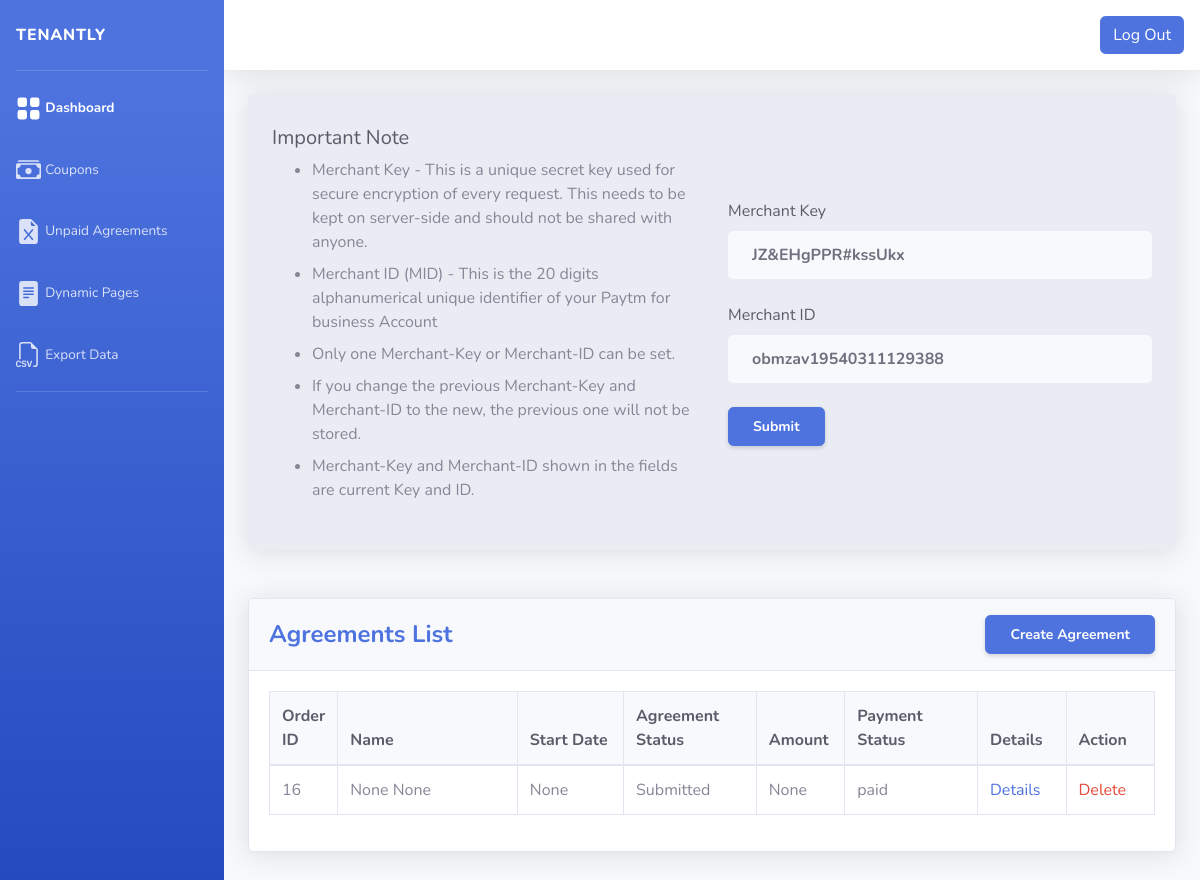
The page /admin_panal/ (signed in) on the database its author committed.
### orders/models.py (models this page shows)
class paytm_auth (models.Model):
    MERCHANT_KEY = models.CharField(max_length=100,blank=True,null=True)
    MERCHANT_ID = models.CharField(max_length=100,blank=True,null=True)

class Agreement_Orders(models.Model):
    user_name = models.CharField(max_length=30,blank=True,null=True)
    user_id = models.CharField(max_length=30,blank=True,null=True)
    first_name = models.CharField(max_length=30,blank=True,null=True)
    last_name = models.CharField(max_length=30,blank=True,null=True)
    status = models.CharField(max_length=30,blank=True,null=True, default="Submitted")
    package_type = models.CharField(max_length=30,blank=True,null=True, default="Rental Agreement")
    agreement_duration= models.CharField(max_length=30,blank=True,null=True)
    agreement_start_date = models.CharField(max_length=30,blank=True,null=True)
    monthly_rent_amount = models.CharField(max_length=30,blank=True,null=True)
    refundable_deposit_amount = models.CharField(max_length=30,blank=True,null=True)
    contact_number = models.CharField(max_length=30,blank=True,null=True)
    user_type = models.CharField(max_length=30, blank=True, null=True)
    property_type = models.CharField(max_length=30,blank=True,null=True)
    property_house_number = models.CharField(max_length=30,blank=True,null=True)
    property_building_name = models.CharField(max_length=30,blank=True,null=True)
    property_locality = models.CharField(max_length=30,blank=True,null=True)
    property_bedrooms = models.CharField(max_length=30,blank=True,null=True)
    property_bathrooms = models.CharField(max_length=30,blank=True,null=True)
    property_road_street = models.CharField(max_length=30,blank=True,null=True)
    property_pincode = models.CharField(max_length=30,blank=True,null=True)
    property_district = models.CharField(max_length=30,blank=True,null=True)
    property_number_type = models.CharField(max_length=30,blank=True,null=True)
    property_number = models.CharField(max_length=30,blank=True,null=True)
    property_bluiltup_area = models.CharField(max_length=30,blank=True,null=True)
    property_bluiltup_area_unit = models.CharField(max_length=30,blank=True,null=True)
    property_use = models.CharField(max_length=30,blank=True,null=True)
    property_gallary_area = models.CharField(max_length=30,blank=True,null=True)
    property_gallary_area_unit= models.CharField(max_length=30,blank=True,null=True)
    property_parking_area = models.CharField(max_length=30,blank=True,null=True)
    property_parking_area_unit = models.CharField(max_length=30,blank=True,null=True)
    landlord_party_entity_type = models.CharField(max_length=30,blank=True,null=True)
    landlord_party_type = models.CharField(max_length=30,blank=True,null=True)
    landlord_first_name = models.CharField(max_length=30,blank=True,null=True)
    landlord_middle_name = models.CharField(max_length=30,blank=True,null=True)
    landlord_last_name = models.CharField(max_length=30,blank=True,null=True)
    landlord_age = models.CharField(max_length=30,blank=True,null=True)
    landlord_gender = models.CharField(max_length=30,blank=True,null=True)
    landlord_occupation = models.CharField(max_length=30,blank=True,null=True)
    landlord_phone_number = models.CharField(max_length=30,blank=True,null=True)
    landlord_aadhar_number = models.CharField(max_length=30,blank=True,null=True)
    landlord_pan_number = models.CharField(max_length=30,blank=True,null=True)
    landlord_email = models.CharField(max_length=30,blank=True,null=True)
    landlord_building_name = models.CharField(max_length=30,blank=True,null=True)
    landlord_flat_house_number = models.CharField(max_length=30,blank=True,null=True)
    landlord_floor_number = models.CharField(max_length=30,blank=True,null=True)
    landlord_road_street = models.CharField(max_length=30,blank=True,null=True)
    landlord_pincode = models.CharField(max_length=30,blank=True,null=True)
    landlord_city = models.CharField(max_length=30,blank=True,null=True)
    landlord_district = models.CharField(max_length=30,blank=True,null=True)
    landlord_state = models.CharField(max_length=30,blank=True,null=True)
    landlord_executing_through = models.CharField(max_length=30,blank=True,null=True)
    tenant_party_entity_type = models.CharField(max_length=30,blank=True,null=True)
    tenant_party_type = models.CharField(max_length=30,blank=True,null=True)
    tenant_first_name = models.CharField(max_length=30,blank=True,null=True)
    tenant_middle_name = models.CharField(max_length=30,blank=True,null=True)
    tenant_last_name = models.CharField(max_length=30,blank=True,null=True)
    tenant_age = models.CharField(max_length=30,blank=True,null=True)
    tenant_gender = models.CharField(max_length=30,blank=True,null=True)
    tenant_occupation = models.CharField(max_length=30,blank=True,null=True)
    tenant_phone_number = models.CharField(max_length=30,blank=True,null=True)
    tenant_aadhar_number = models.CharField(max_length=30,blank=True,null=True)
    tenant_pan_number = models.CharField(max_length=30,blank=True,null=True)
    tenant_email = models.CharField(max_length=30,blank=True,null=True)
    tenant_building_name = models.CharField(max_length=30,blank=True,null=True)
    tenant_flat_house_number = models.CharField(max_length=30,blank=True,null=True)
    tenant_floor_number = models.CharField(max_length=30,blank=True,null=True)
    tenant_road_street = models.CharField(max_length=30,blank=True,null=True)
    tenant_pincode = models.CharField(max_length=30,blank=True,null=True)
    tenant_city = models.CharField(max_length=30,blank=True,null=True)
    tenant_district = models.CharField(max_length=30,blank=True,null=True)
    tenant_state = models.CharField(max_length=30,blank=True,null=True)
    tenant_executing_through = models.CharField(max_length=30,blank=True,null=True)
    non_refundable_amount = models.CharField(max_length=30,blank=True,null=True)
    maintaiance_paid_by = models.CharField(max_length=30,blank=True,null=True)
    minimum_lockin_period = models.CharField(max_length=30,blank=True,null=True)
    notice_period = models.CharField(max_length=30,blank=True,null=True)
    stamp_and_registration_fee_paid_by = models.CharField(max_length=30,blank=True,null=True)
    miscellaneous = models.CharField(max_length=1000,blank=True,null=True)
    coupan = models.CharField(max_length=1000,blank=True,null=True, default="None")
    total_amount = models.CharField(max_length=30,blank=True,null=True, default="1000")
    payment_status = models.CharField(max_length=30,blank=True,null=True, default="unpaid")

### orders/views.py (the view)
# urls.py: path("admin_panal/",views.admin_panal,name='admin_panal'),
@staff_member_required
def admin_panal (request):
    paidAgreements = Agreement_Orders.objects.all().filter(payment_status="paid").order_by('-id')
    unpaidAgreements = Agreement_Orders.objects.all().filter(payment_status="unpaid").order_by('-id')
    data = paytm_auth.objects.get(id=1)
    merchant_key = data.MERCHANT_KEY
    merchant_id = data.MERCHANT_ID
    return render (request,"adminpanel.html", {"paidAgreements": paidAgreements, "unpaidAgreements":unpaidAgreements, "merchant_key": merchant_key, "merchant_id" : merchant_id})

### templates/adminpanel.html (shortened to what this page needs)
{% load static %}
<!DOCTYPE html>
<html lang="en">
<head>
    <link href="{% static 'vendor/fontawesome-free/css/all.min.css" rel="stylesheet" type="text/css' %}">
    <link href="{% static 'css/sb-admin-2.min.css' %}" rel="stylesheet">
    <link href="{% static 'vendor/datatables/dataTables.bootstrap4.min.css' %}" rel="stylesheet">
</head>
<body id="page-top">
    <div id="wrapper">
        <ul class="d-none d-sm-block navbar-nav bg-gradient-primary sidebar sidebar-dark accordion" id="accordionSidebar">
            <a href="" class="sidebar-brand d-flex align-items-center">
                <div class="sidebar-brand-text">Tenantly</div>
            </a>
            <hr class="sidebar-divider my-0 mb-2">
            <li class="nav-item my-1 active">
                <a class="nav-link link-1" style="cursor: pointer;">
                    <span class="mt-1">Dashboard</span></a>
            </li>
            <li class="nav-item my-1">
                <a class="nav-link link-5" style="cursor: pointer;">
                    <span class="mt-1">Coupons</span></a>
            </li>
            <li class="nav-item my-1">
                <a class="nav-link link-2" style="cursor: pointer;">
                    <span class="mt-1">Unpaid Agreements</span></a>
            </li>
            <li class="nav-item my-1">
                <a class="nav-link link-3" style="cursor: pointer;">
                    <span class="mt-1">Dynamic Pages</span></a>
            </li>
            <li class="nav-item my-1">
                <a class="nav-link link-4" style="cursor: pointer;" href="/getfile">
                    <span class="mt-1">Export Data</span></a>
            </li>
            <hr class="sidebar-divider d-none d-md-block mt-2">
        </ul>
        <div id="content-wrapper" class="d-flex flex-column position-relative">
            <div id="content" style="position: relative;">
                <nav class="navbar navbar-expand navbar-light bg-white topbar mb-4 static-top shadow d-flex align-items-center justify-content-between">
                    <ul class="navbar-nav ml-auto">
                        <li class="nav-item dropdown no-arrow">
                            <a href="/logout">
                                <button class="btn btn-primary">
                                    Log Out
                                </button>
                            </a>
                        </li>
                    </ul>
                </nav>
                <div class="page container-fluid main">
                    <div class="my-3 shadow bg-gray-200 px-2 py-3 rounded-lg d-lg-flex align-items-center justify-content-between d-block">
                        <div class="w-lg-50 w-100 p-lg-3 p-1">
                            <h5 class="fw-bold text-dark">Important Note</h5>
                            <ul>
                                <li class="mb-2">Merchant Key - This is a unique secret key used for secure encryption of every request. This needs to be kept on server-side and should not be shared with anyone.</li>
                                <li class="mb-2">Merchant ID (MID) - This is the 20 digits alphanumerical unique identifier of your Paytm for business Account</li>
                                <li class="mb-2">Only one Merchant-Key or Merchant-ID can be set.</li>
                                <li class="mb-2">If you change the previous Merchant-Key and Merchant-ID to the new, the previous one will not be stored.</li>
                                <li class="mb-2">Merchant-Key and Merchant-ID shown in the fields are current Key and ID.</li>
                            </ul>
                        </div>
                        <div id="merchant-info-form" class=" mt-lg-0 mt-2 w-lg-50 w-100 p-lg-3 p-1">
                            <div id="merchant-form" class="w-100">
                                <div class="w-100 mb-4">
                                    <label class="text-dark" for="merchantKey">Merchant Key</label><br>
                                    <input id="merchantKey" type="text" class="form-control bg-light border-0 font-weight-bold p-4" value="{{ merchant_key }}">
                                </div>
                                <div class="w-100 mb-4">
                                    <label class="text-dark" for="merchantID">Merchant ID</label><br>
                                    <input id="merchantID" type="text" class="form-control bg-light border-0 font-weight-bold p-4" value="{{ merchant_id }}">
                                </div>
                                <div class="input-group w-100 mt-4">
                                    <button id="merchant_form_submit" class="d-sm-inline-block btn btn-sm btn-primary shadow-sm rounded p-2 px-4 font-weight-bold">Submit</button>
                                </div>
                            </div>
                        </div>
                    </div>
                    <div class="my-5">
                        <div class="card shadow mb-4 ">
                            <div class="card-header py-3 d-flex align-items-center justify-content-between">
                                <h4 class="text-left m-0 font-weight-bold text-primary">Agreements List</h4>
                                <button id="createAgreement" class="d-sm-inline-block btn btn-sm btn-primary shadow-sm rounded p-2 px-4 font-weight-bold">Create Agreement</button>
                            </div>
                            <div class="card-body">
                                <div class="table-responsive">
                                    <table class="table table-bordered" id="dataTable" width="100%" cellspacing="0">
                                        <thead>
                                            <tr class="bg-gray-100">
                                                <th class="text-dark" width="5%">Order ID</th>
                                                <th class="text-dark">Name</th>
                                                <th class="text-dark" width="12%">Start Date</th>
                                                <th class="text-dark" width="15%">Agreement Status</th>
                                                <th class="text-dark" width="10%">Amount</th>
                                                <th class="text-dark" width="15%">Payment Status</th>
                                                <th class="text-dark" width="10%">Details</th>
                                                <th class="text-dark" width="10%">Action</th>
                                            </tr>
                                        </thead>
                                        <tbody id="agreement-table">
                                            {% for element in paidAgreements %}
                                            <tr>
                                                <td>{{element.pk}}</td>
                                                <td>{{element.first_name}} {{element.last_name}}</td>
                                                <td>{{element.agreement_start_date}}</td>
                                                <td>{{element.status}}</td>
                                                <td>{{element.total_amount}}</td>
                                                <td>{{element.payment_status}}</td>
                                                <td class="page-detail text-primary" style="cursor:pointer;" onclick="detail_page_info({{element.pk}})">Details</td>
                                                <td class="page-detail text-danger" style="cursor:pointer;" onclick="delete_agreement(this, {{element.pk}})">Delete</td>
                                            </tr>
                                            {% endfor %}
                                        </tbody>
                                    </table>
                                </div>
                            </div>
                        </div>
                    </div>
                </div>
            </div>
        </div>
    </div>
</body>
</html>

### rows shown on the page
paytm_auth: MERCHANT_KEY "JZ&EHgPPR#kssUkx", MERCHANT_ID "obmzav19540311129388"
Agreement_Orders: pk "16", first_name "None", last_name "None", agreement_start_date "None", status "Submitted", total_amount "None", payment_status "paid"
